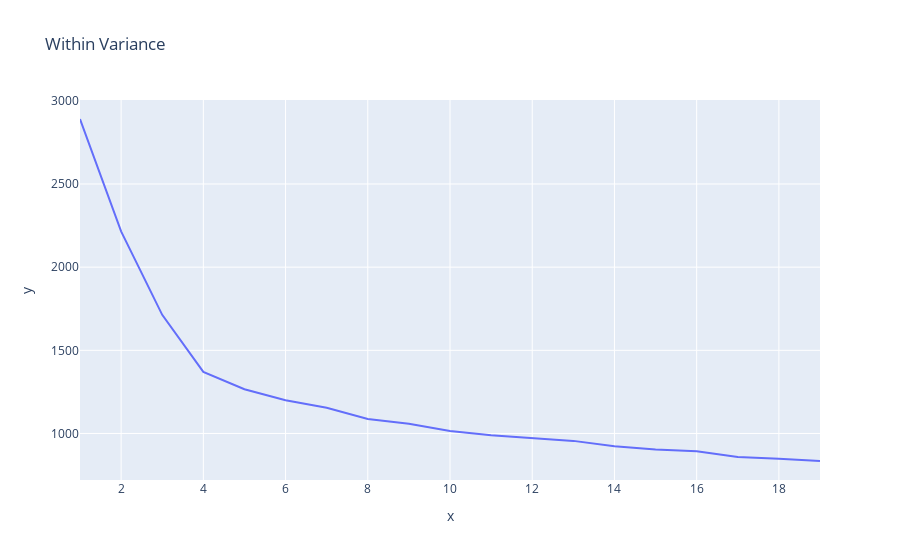

The notebook cell this image was saved under:
### Code cell
from sklearn.cluster import KMeans
within= [] 
for k in range(1,20):
    kmeanModel = KMeans(n_clusters=k, n_init=10).fit(df_kmeans)
    within.append(kmeanModel.inertia_)
fig=px.line(x=list(range(1,20)), y=within,  title="Within Variance")
fig.show()

### Figure 1 — Plotly figure (JSON) as saved in the notebook; plotly's stock layout.template omitted (floating-point values rounded to 4 significant figures)
{"data": [{"hovertemplate": "x=%{x}<br>y=%{y}<extra></extra>", "legendgroup": "", "line": {"color": "#636efa", "dash": "solid"}, "marker": {"symbol": "circle"}, "mode": "lines", "name": "", "orientation": "v", "showlegend": false, "type": "scatter", "x": [1, 2, 3, 4, 5, 6, 7, 8, 9, 10, 11, 12, 13, 14, 15, 16, 17, 18, 19], "xaxis": "x", "y": [2891.0, 2216.0, 1714.0, 1371.0, 1266.0, 1200.0, 1155.0, 1087.0, 1059.0, 1014.0, 989.2, 971.8, 955.5, 923.2, 904.3, 893.6, 858.4, 848.6, 834.6], "yaxis": "y"}], "layout": {"legend": {"tracegroupgap": 0}, "title": {"text": "Within Variance"}, "xaxis": {"anchor": "y", "domain": [0, 1], "title": {"text": "x"}}, "yaxis": {"anchor": "x", "domain": [0, 1], "title": {"text": "y"}}}}
